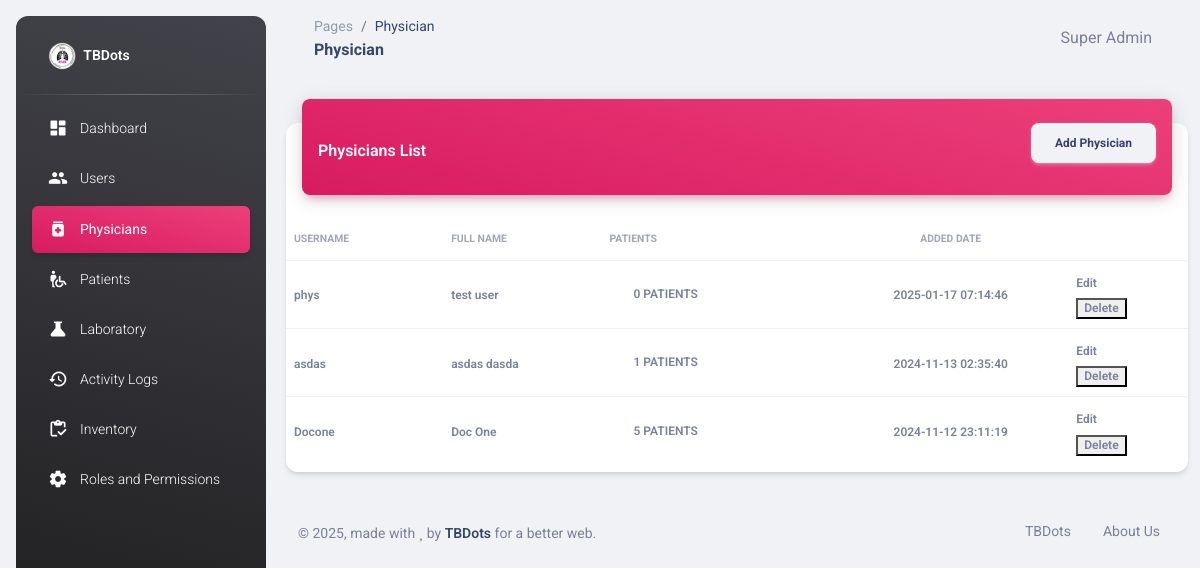
Screenshot of /physician.php (signed in) with the database file from the repository.
### tables this page shows
CREATE TABLE IF NOT EXISTS `users` (
  `id` int NOT NULL AUTO_INCREMENT,
  `username` varchar(50) NOT NULL,
  `password` text NOT NULL,
  `first_name` text NOT NULL,
  `last_name` text NOT NULL,
  `role` int NOT NULL DEFAULT '0',
  `updated_at` timestamp NOT NULL DEFAULT CURRENT_TIMESTAMP,
  `created_at` timestamp NOT NULL DEFAULT CURRENT_TIMESTAMP ON UPDATE CURRENT_TIMESTAMP,
  `location_id` int DEFAULT NULL,
  PRIMARY KEY (`id`),
  KEY `FK_users_roles` (`role`),
  KEY `location_id` (`location_id`),
  CONSTRAINT `FK_users_roles` FOREIGN KEY (`role`) REFERENCES `roles` (`id`) ON DELETE CASCADE ON UPDATE CASCADE,
  CONSTRAINT `users_ibfk_1` FOREIGN KEY (`location_id`) REFERENCES `locations` (`id`)
);

### physician.php (the view, shortened to what this page needs)
<?php
require_once "connection/db.php";
include_once('head.php');
$sql = "SELECT DISTINCT
    u.id,
    u.username,
    u.first_name,
    u.last_name,
    u.password,
    r.module,
    r.description,
    r.id as role_id,
    u.created_at,
    COUNT(DISTINCT p.id) as patient_count
FROM users u
INNER JOIN roles r ON u.role = r.id
LEFT JOIN patients p ON u.id = p.physician_id
LEFT JOIN lab_results lr ON p.id = lr.patient_id AND lr.physician_id = u.id
WHERE u.role = 3
GROUP BY u.id
ORDER BY u.created_at DESC";
$users = $conn->query($sql);
?>
<body class="g-sidenav-show  bg-gray-200">
  <?php
    include_once('sidebar.php');
  ?>
  <main class="main-content position-relative max-height-vh-100 h-100 border-radius-lg ">
    <?php
      include_once('navbar.php');
    ?>
    <div class="container-fluid py-4">
      <div class="row">
        <div class="col-12">
          <div class="card my-4">
            <div class="card-header p-0 position-relative mt-n4 mx-3 z-index-2">
              <div class="bg-gradient-primary shadow-primary border-radius-lg pt-4 pb-3 d-flex justify-content-between align-items-center">
                <h6 class="text-white text-capitalize ps-3 mb-0">Physicians List</h6>
                <?php if(isset($_SESSION['module']) && in_array(6, $_SESSION['module'])): ?>
                  <button type="button" class="btn btn-light text-capitalize me-3" data-bs-toggle="modal" data-bs-target="#addUserModal">
                    Add Physician
                  </button>
                <?php endif; ?>
              </div>
            </div>
            <div class="card-body px-0 pb-2">
              <div class="table-responsive p-0">
                <table class="table align-items-center mb-0">
                  <thead>
                    <tr>
                      <th class="text-uppercase text-secondary text-xxs font-weight-bolder opacity-7 ps-2">Username</th>
                      <th class="text-uppercase text-secondary text-xxs font-weight-bolder opacity-7 ps-2">Full name</th>
                      <th class="text-uppercase text-secondary text-xxs font-weight-bolder opacity-7 ps-2">Patients</th>
                      <th class="text-center text-uppercase text-secondary text-xxs font-weight-bolder opacity-7">Added Date</th>
                      <th class="text-secondary opacity-7"></th>
                    </tr>
                  </thead>
                  <tbody>
                    <?php
                        if ($users->num_rows > 0) {
                          while($row = $users->fetch_assoc()) {
                            echo "
                              <tr>
                                <td><span class='text-secondary text-xs font-weight-bold'>".$row["username"]."</span></td>
                                <td><span class='text-secondary text-xs font-weight-bold'>".$row["first_name"]. " ".$row["last_name"]."</span></td>
                                <td>
                                    <button type='button' class='btn btn-link text-secondary mb-0' onclick='viewPatients(".$row["id"].")'>
                                        <span class='text-secondary text-xs font-weight-bold'>".$row["patient_count"]." patients</span>
                                    </button>
                                </td>
                                <td class='text-center'><span class='text-secondary text-xs font-weight-bold'>".$row["created_at"]."</span></td>
                                <td class='align-middle'>";
                            echo in_array(7, $_SESSION['module']) ? "
                              <a href='javascript:void(0);' onclick='editUser(\"".$row["id"]."\",\"".$row["username"]."\",\"".$row["first_name"]."\",\"".$row["last_name"]."\",\"".$row["role_id"]."\")' class='text-secondary font-weight-bold text-xs' data-toggle='tooltip' data-original-title='Edit user'>
                                Edit
                              </a>" : "";
                            echo in_array(8, $_SESSION['module']) ? "
                              <form method='POST' action='".htmlspecialchars($_SERVER["PHP_SELF"])."'>
                                  <input type='hidden' name='delete_id' value='".$row["id"]."'>
                                  <button type='submit' class='text-secondary font-weight-bold text-xs' data-toggle='tooltip' data-original-title='Delete user'>
                                      Delete
                                  </button>
                              </form>" : "";
                            echo "
                              </td>
                              </tr>
                            ";
                          }
                        }
                    ?>
                  </tbody>
                </table>
              </div>
            </div>
          </div>
        </div>
      </div>
      <?php
        include_once('footer.php');
      ?>
    </div>
  </main>
</body>
</html>

### rows the page displays
users: username "phys", first_name "test", last_name "user", patient_count "0", created_at "2025-01-17 07:14:46"
users: username "asdas", first_name "asdas", last_name "dasda", patient_count "1", created_at "2024-11-13 02:35:40"
users: username "Docone", first_name "Doc", last_name "One", patient_count "5", created_at "2024-11-12 23:11:19"

### other values shown
str_replace('_', ' ', str_replace('.php', '', $page_name)) "Physician"
$_SESSION['fullname'] "Super Admin"
